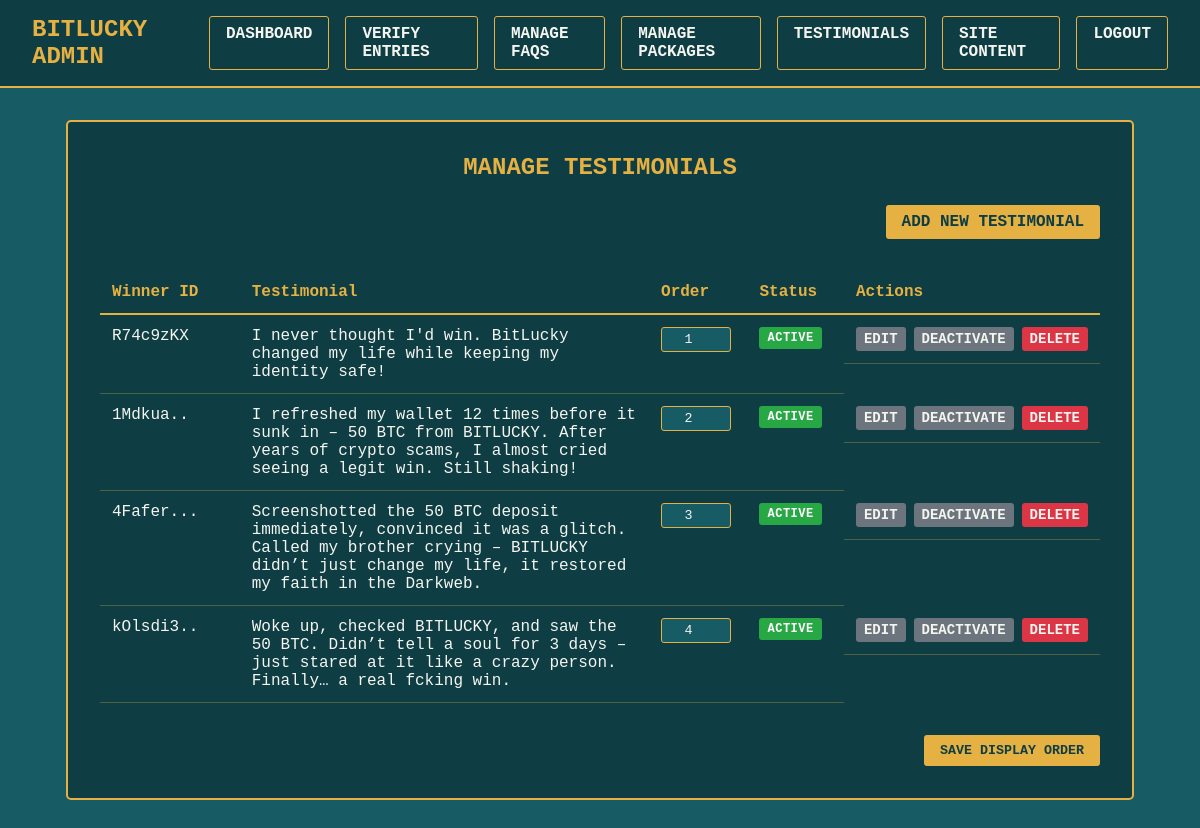
The app's page /eng/testimonials (signed in) with its own data.
### models.py (models this page shows)
class Testimonial(db.Model):
    id = db.Column(db.Integer, primary_key=True)
    winner_id = db.Column(db.String(64), nullable=False)  # Anonymous ID like "R74c9zKX"
    testimonial_text = db.Column(db.Text, nullable=False)  # The winner's testimonial
    order = db.Column(db.Integer, default=0)  # For ordering the testimonials
    is_active = db.Column(db.Boolean, default=True)  # To enable/disable testimonials
    created_at = db.Column(db.DateTime, default=datetime.utcnow)

### app.py (the view, shortened to what this page needs)
@app.route('/eng/testimonials', methods=['GET', 'POST'])
@admin_required
def admin_testimonials():
    testimonials = Testimonial.query.order_by(Testimonial.order).all()
    return render_template('admin/testimonials.html', testimonials=testimonials)

### app.py (called while the page is built)
def admin_required(f):
    @wraps(f)
    def decorated_function(*args, **kwargs):
        if 'admin_logged_in' not in session:
            flash('Please log in to access this page.')
            return redirect(url_for('admin_login'))
        return f(*args, **kwargs)
    return decorated_function

### templates/admin/testimonials.html (shortened to what this page needs)
<!DOCTYPE html>
<html lang="en">
<head>
</head>
<body>
    <header>
        <h1>BitLucky Admin</h1>
        <nav>
            <a href="{{ url_for('admin_dashboard') }}">Dashboard</a>
            <a href="{{ url_for('admin_entries') }}">Verify Entries</a>
            <a href="{{ url_for('admin_faqs') }}">Manage FAQs</a>
            <a href="{{ url_for('admin_packages') }}">Manage Packages</a>
            <a href="{{ url_for('admin_testimonials') }}">Testimonials</a>
            <a href="{{ url_for('admin_content') }}">Site Content</a>
            <a href="{{ url_for('admin_logout') }}">Logout</a>
        </nav>
    </header>
    <div class="container">
        <h2>Manage Testimonials</h2>
        <div class="add-new">
            <a href="{{ url_for('admin_testimonial_add') }}" class="btn">Add New Testimonial</a>
        </div>
        {% if testimonials %}
        <form method="post" action="{{ url_for('admin_testimonials') }}">
            <table class="testimonial-list">
                <thead>
                    <tr>
                        <th width="15%">Winner ID</th>
                        <th width="50%">Testimonial</th>
                        <th width="10%">Order</th>
                        <th width="10%">Status</th>
                        <th width="15%">Actions</th>
                    </tr>
                </thead>
                <tbody>
                    {% for testimonial in testimonials %}
                    <tr>
                        <td>{{ testimonial.winner_id }}</td>
                        <td>
                            <div class="testimonial-text">{{ testimonial.testimonial_text }}</div>
                        </td>
                        <td>
                            <input type="number" name="order_{{ testimonial.id }}" value="{{ testimonial.order }}" class="testimonial-order" min="1">
                        </td>
                        <td>
                            {% if testimonial.is_active %}
                            <span class="badge badge-success">Active</span>
                            {% else %}
                            <span class="badge badge-secondary">Inactive</span>
                            {% endif %}
                        </td>
                        <td class="actions">
                            <a href="{{ url_for('admin_testimonial_edit', testimonial_id=testimonial.id) }}" class="btn btn-secondary btn-sm">Edit</a>
                            <form method="post" action="{{ url_for('admin_testimonials') }}" onsubmit="return confirm('Are you sure you want to toggle the status of this testimonial?');">
                                <button type="submit" class="btn btn-sm btn-secondary">
                                    {% if testimonial.is_active %}Deactivate{% else %}Activate{% endif %}
                                </button>
                            </form>
                            <form method="post" action="{{ url_for('admin_testimonials') }}" onsubmit="return confirm('Are you sure you want to delete this testimonial? This action cannot be undone.');">
                                <button type="submit" class="btn btn-sm btn-danger">Delete</button>
                            </form>
                        </td>
                    </tr>
                    {% endfor %}
                </tbody>
            </table>
            <div class="save-order">
                <button type="submit" class="btn">Save Display Order</button>
            </div>
        </form>
        {% else %}
        <div style="text-align: center; margin: 2rem 0; padding: 2rem; background-color: #175B65; border-radius: 5px;">
            <p style="margin-bottom: 1rem;">No testimonials have been added yet.</p>
            <a href="{{ url_for('admin_testimonial_add') }}" class="btn">Add First Testimonial</a>
        </div>
        {% endif %}
    </div>
</body>
</html>

### templates/admin/testimonials.html (style rules this page uses)
body { background-color: #175B65; color: #F5F5F0; font-family: 'Courier New', monospace; margin: 0; padding: 0; display: flex; flex-direction: column; min-height: 100vh; }
header { background-color: #0E3D44; border-bottom: 2px solid #E6B143; padding: 1rem 2rem; display: flex; justify-content: space-between; align-items: center; }
header h1 { color: #E6B143; margin: 0; font-size: 1.5rem; text-transform: uppercase; }
nav { display: flex; gap: 1rem; }
nav a { color: #F5F5F0; text-decoration: none; padding: 0.5rem 1rem; border: 1px solid #E6B143; border-radius: 3px; font-weight: bold; text-transform: uppercase; }
.container { max-width: 1000px; margin: 2rem auto; padding: 2rem; background-color: #0E3D44; border: 2px solid #E6B143; border-radius: 5px; flex-grow: 1; }
h2 { color: #E6B143; text-transform: uppercase; margin-top: 0; margin-bottom: 1.5rem; text-align: center; }
.btn { display: inline-block; padding: 0.5rem 1rem; background-color: #E6B143; color: #0E3D44; text-decoration: none; border: none; border-radius: 3px; font-weight: bold; text-transform: uppercase; cursor: pointer; font-family: 'Courier New', monospace; }
.btn-secondary { background-color: #6c757d; color: #F5F5F0; }
.btn-danger { background-color: #dc3545; color: #F5F5F0; }
.btn-sm { padding: 0.25rem 0.5rem; font-size: 0.875rem; }
.testimonial-list { width: 100%; border-collapse: collapse; margin-bottom: 2rem; }
.testimonial-list th { text-align: left; padding: 0.75rem; background-color: #0E3D44; border-bottom: 2px solid #E6B143; color: #E6B143; }
.testimonial-list td { padding: 0.75rem; border-bottom: 1px solid rgba(230, 177, 67, 0.3); vertical-align: top; }
.testimonial-text { max-height: 100px; overflow-y: auto; white-space: pre-wrap; }
.actions { display: flex; gap: 0.5rem; justify-content: flex-end; }
.badge { display: inline-block; padding: 0.25rem 0.5rem; border-radius: 3px; font-size: 0.75rem; font-weight: bold; text-transform: uppercase; letter-spacing: 0.5px; }
.badge-success { background-color: #28a745; color: white; }
form { display: inline; }
.add-new { margin-bottom: 2rem; text-align: right; }
.testimonial-order { width: 60px; padding: 0.25rem; background-color: #175B65; border: 1px solid #E6B143; border-radius: 3px; color: #F5F5F0; font-family: 'Courier New', monospace; text-align: center; }
.save-order { margin-top: 1rem; text-align: right; }

### records on screen
Testimonial: winner_id "R74c9zKX", testimonial_text "I never thought I'd win. BitLucky changed my life while keeping my identity safe!", id "1", is_active "ACTIVE"
Testimonial: winner_id "1Mdkua..", testimonial_text "I refreshed my wallet 12 times before it sunk in – 50 BTC from BITLUCKY. After years of crypto scams, I almost cried seeing a legit win. Still shaking!…", id "2", is_active "ACTIVE"
Testimonial: winner_id "4Fafer...", testimonial_text "Screenshotted the 50 BTC deposit immediately, convinced it was a glitch. Called my brother crying – BITLUCKY didn’t just change my life, it restored my faith in the Darkweb.", id "3", is_active "ACTIVE"
Testimonial: winner_id "kOlsdi3..", testimonial_text "Woke up, checked BITLUCKY, and saw the 50 BTC. Didn’t tell a soul for 3 days – just stared at it like a crazy person. Finally… a real fcking win.", id "4", is_active "ACTIVE"
